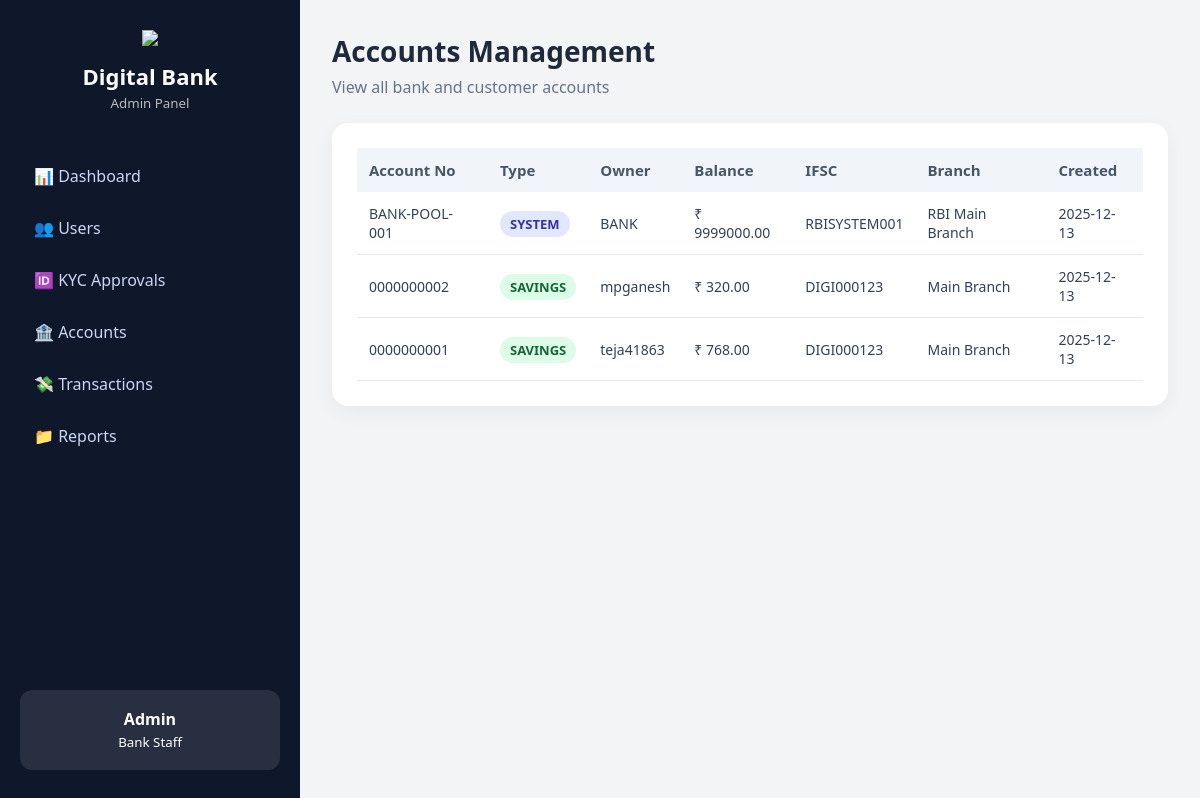
Before: /admin-panel/accounts/ (signed in) with the older database file.
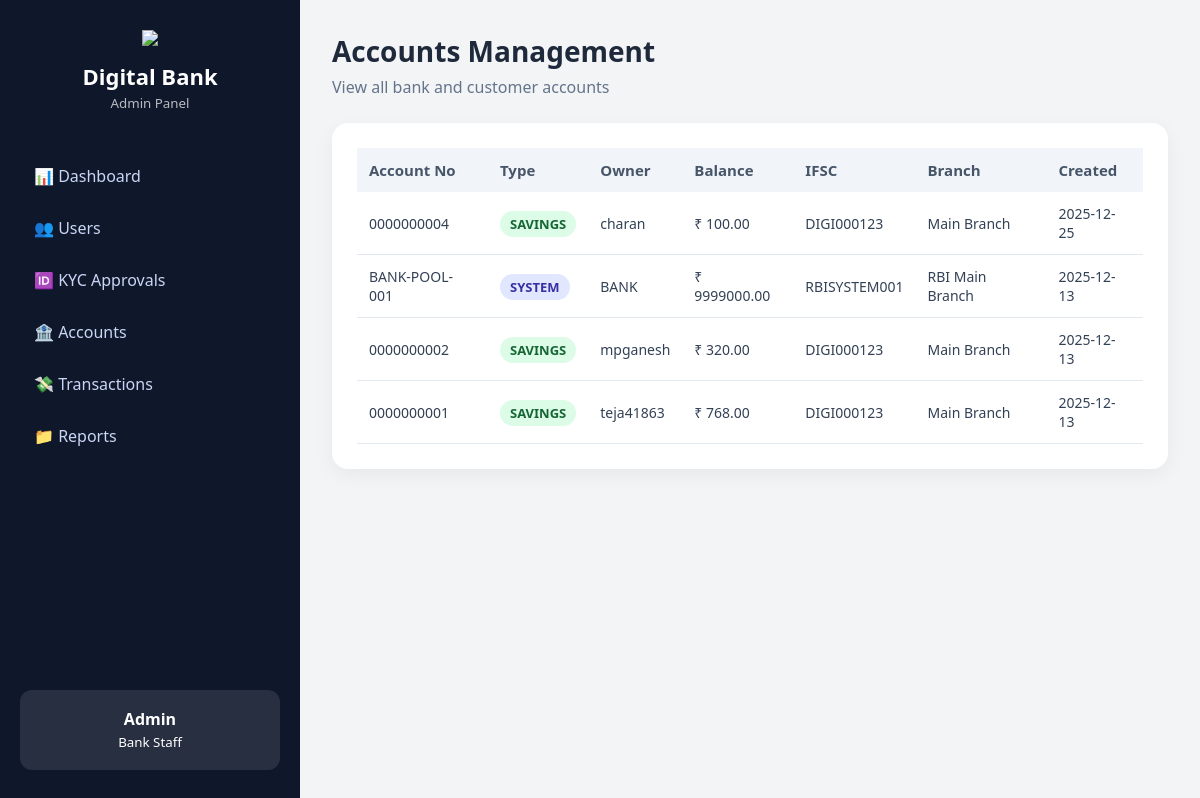
After: the same page with the newer database file.
### banking/models.py (models this page shows, shortened)
class Account(models.Model):
    ACCOUNT_TYPES = (
        ("SAVINGS", "Savings"),
        ("CURRENT", "Current"),
        ("SYSTEM", "System"),
    )
    user = models.ForeignKey(
        User,
        on_delete=models.CASCADE,
        related_name="accounts",
        null=True,
        blank=True
    )
    account_number = models.CharField(max_length=30, unique=True)
    account_type = models.CharField(max_length=20, choices=ACCOUNT_TYPES)
    balance = models.DecimalField(max_digits=15, decimal_places=2, default=0)
    is_system_account = models.BooleanField(default=False)
    branch_name = models.CharField(max_length=100, default="Main Branch")
    ifsc_code = models.CharField(max_length=20, default="DIGI000123")
    created_at = models.DateTimeField(auto_now_add=True)

### admin_app/views.py (the view)
# urls.py: path("accounts/", accounts_page),
@staff_member_required
def accounts_page(request):
    accounts = Account.objects.select_related("user").order_by("-created_at")
    return render(
        request,
        "admin_app/accounts.html",
        {"accounts": accounts}
    )

### admin_app/templates/admin_app/accounts.html (shortened to what this page needs)
<!DOCTYPE html>
<html lang="en">
<head>
</head>
<body>
<div class="sidebar">
    <div>
        <div class="brand-box">
            <img src="https://img.icons8.com/color/96/bank-building.png"
                style="width:64px; margin-bottom:10px;">
            <div class="brand-title">Digital Bank</div>
            <small style="opacity:0.7;">Admin Panel</small>
        </div>
        <div class="nav-links">
            <a href="/admin-panel/dashboard/">📊 Dashboard</a>
            <a href="/admin-panel/users/">👥 Users</a>
            <a href="/admin-panel/kyc/">🆔 KYC Approvals</a>
            <a href="/admin-panel/accounts/">🏦 Accounts</a>
            <a href="/admin-panel/transactions/">💸 Transactions</a>
            <a href="/admin-panel/reports/">📁 Reports</a>
        </div>
    </div>
    <div class="admin-box">
        <strong>Admin</strong><br>
        <small>Bank Staff</small>
    </div>
</div>
<div class="main">
    <div class="top-header">
        <h1>Accounts Management</h1>
        <p style="color:#64748B; margin-top:6px;">
            View all bank and customer accounts
        </p>
    </div>
    <div class="section">
        <table>
            <thead>
                <tr>
                    <th>Account No</th>
                    <th>Type</th>
                    <th>Owner</th>
                    <th>Balance</th>
                    <th>IFSC</th>
                    <th>Branch</th>
                    <th>Created</th>
                </tr>
            </thead>
            <tbody>
                {% for acc in accounts %}
                <tr>
                    <td>{{ acc.account_number }}</td>
                    <td>
                        <span class="badge {{ acc.account_type|lower }}">
                            {{ acc.account_type }}
                        </span>
                    </td>
                    <td>
                        {% if acc.is_system_account %}
                            BANK
                        {% else %}
                            {{ acc.user.username }}
                        {% endif %}
                    </td>
                    <td>₹ {{ acc.balance }}</td>
                    <td>{{ acc.ifsc_code }}</td>
                    <td>{{ acc.branch_name }}</td>
                    <td>{{ acc.created_at|date:"Y-m-d" }}</td>
                </tr>
                {% empty %}
                <tr>
                    <td colspan="7">No accounts found</td>
                </tr>
                {% endfor %}
            </tbody>
        </table>
    </div>
</div>
</body>
</html>

### admin_app/templates/admin_app/accounts.html (style rules this page uses)
body { margin: 0; font-family: 'Segoe UI', sans-serif; background: #F3F4F6; display: flex; height: 100vh; overflow: hidden; }
h1, p { margin: 0; }
.sidebar { width: 260px; background: #0F172A; color: white; padding: 30px 20px; display: flex; flex-direction: column; justify-content: space-between; }
.brand-box { text-align: center; margin-bottom: 40px; }
.brand-title { font-size: 22px; font-weight: bold; }
.nav-links a { display: block; padding: 12px 14px; margin: 6px 0; border-radius: 8px; color: #CBD5F5; text-decoration: none; font-size: 16px; }
.admin-box { background: rgba(255,255,255,0.1); padding: 18px; border-radius: 12px; text-align: center; }
.main { flex: 1; padding: 32px; overflow-y: auto; }
.top-header { margin-bottom: 25px; }
.top-header h1 { font-size: 28px; color: #1E293B; }
.section { background: white; border-radius: 16px; padding: 25px; box-shadow: 0 6px 20px rgba(0,0,0,0.05); }
table { width: 100%; border-collapse: collapse; }
th { text-align: left; padding: 12px; background: #F1F5F9; color: #475569; font-size: 15px; }
td { padding: 12px; border-bottom: 1px solid #E2E8F0; font-size: 14px; color: #334155; }
.badge { padding: 4px 10px; border-radius: 999px; font-size: 13px; font-weight: 600; }
.system { background: #E0E7FF; color: #3730A3; }
.savings { background: #DCFCE7; color: #166534; }

Changed rows visible on the page:
added Account: account_number "0000000004", account_type "SAVINGS", user.username "charan", balance "100.00", ifsc_code "DIGI000123", branch_name "Main Branch", created_at "2025-12-25"
